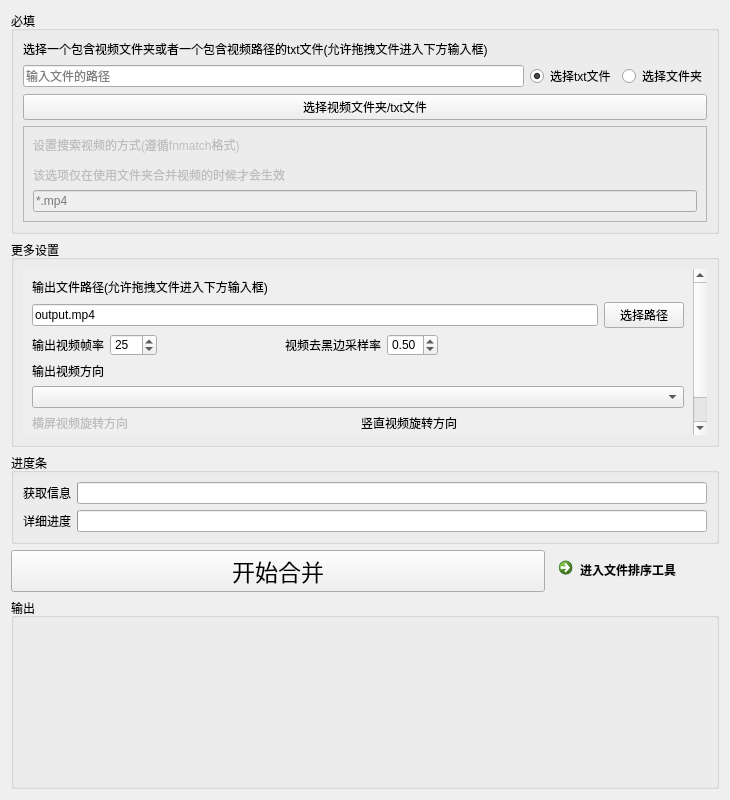
<?xml version="1.0" encoding="UTF-8"?>
<ui version="4.0">
 <class>Form</class>
 <widget class="QWidget" name="Form">
  <property name="geometry">
   <rect>
    <x>0</x>
    <y>0</y>
    <width>730</width>
    <height>800</height>
   </rect>
  </property>
  <property name="windowTitle">
   <string>视频合并工具</string>
  </property>
  <property name="toolTipDuration">
   <number>-1</number>
  </property>
  <property name="styleSheet">
   <string notr="true">QComboBox { color: rgb(0, 0, 0);
	alternate-background-color: rgb(255, 255, 255);
}
</string>
  </property>
  <layout class="QVBoxLayout" name="verticalLayout_12">
   <item>
    <widget class="QGroupBox" name="groupBox">
     <property name="title">
      <string>必填</string>
     </property>
     <layout class="QVBoxLayout" name="verticalLayout_3">
      <item>
       <layout class="QVBoxLayout" name="verticalLayout_2">
        <item>
         <widget class="QLabel" name="label_3">
          <property name="text">
           <string>选择一个包含视频文件夹或者一个包含视频路径的txt文件(允许拖拽文件进入下方输入框)</string>
          </property>
          <property name="buddy">
           <cstring>lineEdit</cstring>
          </property>
         </widget>
        </item>
        <item>
         <layout class="QHBoxLayout" name="horizontalLayout">
          <item>
           <widget class="FileDragAndDropLineEdit" name="lineEdit">
            <property name="toolTip">
             <string>&lt;html&gt;&lt;head/&gt;&lt;body&gt;&lt;p&gt;推荐使用导入txt的方式进行合并，能保证顺序不会出现错乱&lt;/p&gt;&lt;p&gt;通过点击下面的【文件排序工具】对视频进行排序，然后生成txt排序文件&lt;/p&gt;&lt;/body&gt;&lt;/html&gt;</string>
            </property>
            <property name="toolTipDuration">
             <number>-1</number>
            </property>
            <property name="dragEnabled">
             <bool>true</bool>
            </property>
            <property name="placeholderText">
             <string>输入文件的路径</string>
            </property>
           </widget>
          </item>
          <item>
           <widget class="QRadioButton" name="radioButton_2">
            <property name="text">
             <string>选择txt文件</string>
            </property>
            <property name="checked">
             <bool>true</bool>
            </property>
           </widget>
          </item>
          <item>
           <widget class="QRadioButton" name="radioButton">
            <property name="text">
             <string>选择文件夹</string>
            </property>
           </widget>
          </item>
         </layout>
        </item>
        <item>
         <widget class="QPushButton" name="pushButton_2">
          <property name="text">
           <string>选择视频文件夹/txt文件</string>
          </property>
         </widget>
        </item>
       </layout>
      </item>
      <item>
       <widget class="QFrame" name="frame">
        <property name="enabled">
         <bool>false</bool>
        </property>
        <property name="frameShape">
         <enum>QFrame::StyledPanel</enum>
        </property>
        <property name="frameShadow">
         <enum>QFrame::Raised</enum>
        </property>
        <layout class="QVBoxLayout" name="verticalLayout">
         <item>
          <widget class="QLabel" name="label_4">
           <property name="text">
            <string>&lt;html&gt;&lt;head/&gt;&lt;body&gt;&lt;p&gt;设置搜索视频的方式(遵循fnmatch格式)&lt;/p&gt;&lt;p&gt;该选项仅在使用文件夹合并视频的时候才会生效&lt;/p&gt;&lt;/body&gt;&lt;/html&gt;</string>
           </property>
           <property name="buddy">
            <cstring>lineEdit_2</cstring>
           </property>
          </widget>
         </item>
         <item>
          <widget class="QLineEdit" name="lineEdit_2">
           <property name="placeholderText">
            <string>*.mp4</string>
           </property>
          </widget>
         </item>
        </layout>
       </widget>
      </item>
     </layout>
    </widget>
   </item>
   <item>
    <widget class="QGroupBox" name="groupBox_2">
     <property name="title">
      <string>更多设置</string>
     </property>
     <layout class="QVBoxLayout" name="verticalLayout_4">
      <item>
       <widget class="QScrollArea" name="scrollArea">
        <property name="frameShape">
         <enum>QFrame::NoFrame</enum>
        </property>
        <property name="frameShadow">
         <enum>QFrame::Sunken</enum>
        </property>
        <property name="widgetResizable">
         <bool>true</bool>
        </property>
        <widget class="QWidget" name="scrollAreaWidgetContents">
         <property name="geometry">
          <rect>
           <x>0</x>
           <y>0</y>
           <width>692</width>
           <height>199</height>
          </rect>
         </property>
         <layout class="QVBoxLayout" name="verticalLayout_10">
          <item>
           <layout class="QVBoxLayout" name="verticalLayout_6">
            <item>
             <widget class="QLabel" name="label_5">
              <property name="sizePolicy">
               <sizepolicy hsizetype="Preferred" vsizetype="Fixed">
                <horstretch>0</horstretch>
                <verstretch>0</verstretch>
               </sizepolicy>
              </property>
              <property name="text">
               <string>输出文件路径(允许拖拽文件进入下方输入框)</string>
              </property>
              <property name="buddy">
               <cstring>lineEdit_3</cstring>
              </property>
             </widget>
            </item>
            <item>
             <layout class="QHBoxLayout" name="horizontalLayout_5">
              <item>
               <widget class="FileDragAndDropLineEdit" name="lineEdit_3">
                <property name="text">
                 <string>output.mp4</string>
                </property>
               </widget>
              </item>
              <item>
               <widget class="QPushButton" name="pushButton_3">
                <property name="text">
                 <string>选择路径</string>
                </property>
               </widget>
              </item>
             </layout>
            </item>
           </layout>
          </item>
          <item>
           <layout class="QHBoxLayout" name="horizontalLayout_8">
            <item>
             <layout class="QHBoxLayout" name="horizontalLayout_6">
              <item>
               <widget class="QLabel" name="label_6">
                <property name="sizePolicy">
                 <sizepolicy hsizetype="Fixed" vsizetype="Fixed">
                  <horstretch>0</horstretch>
                  <verstretch>0</verstretch>
                 </sizepolicy>
                </property>
                <property name="toolTip">
                 <string>&lt;html&gt;&lt;head/&gt;&lt;body&gt;&lt;p&gt;输出的视频将会被&lt;span style=&quot; font-weight:700;&quot;&gt;平滑抽帧&lt;/span&gt;或者&lt;span style=&quot; font-weight:700;&quot;&gt;平滑补帧&lt;/span&gt;到这个帧数&lt;/p&gt;&lt;p&gt;相比传统OpenCv的抽帧和补帧，该软件采用特殊的平滑抽帧和补帧从全局进行补帧或者抽帧，能&lt;span style=&quot; font-weight:700;&quot;&gt;最大程度的保证视频流畅和连贯&lt;/span&gt;&lt;/p&gt;&lt;/body&gt;&lt;/html&gt;</string>
                </property>
                <property name="text">
                 <string>输出视频帧率</string>
                </property>
                <property name="buddy">
                 <cstring>spinBox</cstring>
                </property>
               </widget>
              </item>
              <item>
               <widget class="QSpinBox" name="spinBox">
                <property name="sizePolicy">
                 <sizepolicy hsizetype="Fixed" vsizetype="Fixed">
                  <horstretch>0</horstretch>
                  <verstretch>0</verstretch>
                 </sizepolicy>
                </property>
                <property name="toolTip">
                 <string>&lt;html&gt;&lt;head/&gt;&lt;body&gt;&lt;p&gt;输出的视频将会被&lt;span style=&quot; font-weight:700;&quot;&gt;平滑抽帧&lt;/span&gt;或者&lt;span style=&quot; font-weight:700;&quot;&gt;平滑补帧&lt;/span&gt;到这个帧数&lt;/p&gt;&lt;p&gt;相比传统OpenCv的抽帧和补帧，该软件采用特殊的平滑抽帧和补帧从全局进行补帧或者抽帧，能&lt;span style=&quot; font-weight:700;&quot;&gt;最大程度的保证视频流畅和连贯&lt;/span&gt;&lt;/p&gt;&lt;/body&gt;&lt;/html&gt;</string>
                </property>
                <property name="maximum">
                 <number>200</number>
                </property>
                <property name="value">
                 <number>25</number>
                </property>
               </widget>
              </item>
              <item>
               <spacer name="horizontalSpacer">
                <property name="orientation">
                 <enum>Qt::Horizontal</enum>
                </property>
                <property name="sizeHint" stdset="0">
                 <size>
                  <width>40</width>
                  <height>20</height>
                 </size>
                </property>
               </spacer>
              </item>
             </layout>
            </item>
            <item>
             <layout class="QHBoxLayout" name="horizontalLayout_7">
              <item>
               <widget class="QLabel" name="label_7">
                <property name="sizePolicy">
                 <sizepolicy hsizetype="Fixed" vsizetype="Fixed">
                  <horstretch>0</horstretch>
                  <verstretch>0</verstretch>
                 </sizepolicy>
                </property>
                <property name="toolTip">
                 <string>&lt;html&gt;&lt;head/&gt;&lt;body&gt;&lt;p&gt;&lt;span style=&quot; font-weight:700;&quot;&gt;软件采用自研去黑边算法，自动识别并去除边角Logo，字幕，动态图标等，能精准获取主体画面&lt;/span&gt;，相比传统算法提取主体画面的速度&lt;span style=&quot; font-weight:700;&quot;&gt;提高5倍以上&lt;/span&gt;(霍夫,非极大值抑制)&lt;/p&gt;&lt;p&gt;&lt;br/&gt;&lt;/p&gt;&lt;p&gt;该取值是从画面中进行采样的比例,0表示完全关闭去黑边功能,1表示去黑边功能最大化,适合您的视频较暗或者边缘未能完全去除的情况，数值越大去黑边效果越好，速度越慢&lt;/p&gt;&lt;/body&gt;&lt;/html&gt;</string>
                </property>
                <property name="text">
                 <string>视频去黑边采样率</string>
                </property>
                <property name="buddy">
                 <cstring>doubleSpinBox</cstring>
                </property>
               </widget>
              </item>
              <item>
               <widget class="QDoubleSpinBox" name="doubleSpinBox">
                <property name="sizePolicy">
                 <sizepolicy hsizetype="Fixed" vsizetype="Fixed">
                  <horstretch>0</horstretch>
                  <verstretch>0</verstretch>
                 </sizepolicy>
                </property>
                <property name="toolTip">
                 <string>&lt;html&gt;&lt;head/&gt;&lt;body&gt;&lt;p&gt;&lt;span style=&quot; font-weight:700;&quot;&gt;软件采用自研去黑边算法，自动识别并去除边角Logo，字幕，动态图标等，能精准获取主体画面&lt;/span&gt;，相比传统算法提取主体画面的速度&lt;span style=&quot; font-weight:700;&quot;&gt;提高5倍以上&lt;/span&gt;(霍夫,非极大值抑制)&lt;/p&gt;&lt;p&gt;&lt;br/&gt;&lt;/p&gt;&lt;p&gt;该取值是从画面中进行采样的比例,0表示完全关闭去黑边功能,1表示去黑边功能最大化,适合您的视频较暗或者边缘未能完全去除的情况，数值越大去黑边效果越好，速度越慢&lt;/p&gt;&lt;/body&gt;&lt;/html&gt;</string>
                </property>
                <property name="maximum">
                 <double>1.000000000000000</double>
                </property>
                <property name="singleStep">
                 <double>0.050000000000000</double>
                </property>
                <property name="value">
                 <double>0.500000000000000</double>
                </property>
               </widget>
              </item>
             </layout>
            </item>
            <item>
             <spacer name="horizontalSpacer_2">
              <property name="orientation">
               <enum>Qt::Horizontal</enum>
              </property>
              <property name="sizeHint" stdset="0">
               <size>
                <width>40</width>
                <height>20</height>
               </size>
              </property>
             </spacer>
            </item>
           </layout>
          </item>
          <item>
           <layout class="QVBoxLayout" name="verticalLayout_7">
            <item>
             <widget class="QLabel" name="label_8">
              <property name="sizePolicy">
               <sizepolicy hsizetype="Preferred" vsizetype="Fixed">
                <horstretch>0</horstretch>
                <verstretch>0</verstretch>
               </sizepolicy>
              </property>
              <property name="toolTip">
               <string>&lt;html&gt;&lt;head/&gt;&lt;body&gt;&lt;p&gt;选择输出视频的方向,软件会自动将所有的视频转换成该方向&lt;/p&gt;&lt;/body&gt;&lt;/html&gt;</string>
              </property>
              <property name="text">
               <string>输出视频方向</string>
              </property>
              <property name="buddy">
               <cstring>comboBox</cstring>
              </property>
             </widget>
            </item>
            <item>
             <widget class="QComboBox" name="comboBox">
              <property name="toolTip">
               <string>&lt;html&gt;&lt;head/&gt;&lt;body&gt;&lt;p&gt;选择输出视频的方向,软件会自动将所有的视频转换成该方向&lt;/p&gt;&lt;/body&gt;&lt;/html&gt;</string>
              </property>
              <property name="currentIndex">
               <number>-1</number>
              </property>
              <property name="placeholderText">
               <string/>
              </property>
             </widget>
            </item>
           </layout>
          </item>
          <item>
           <layout class="QHBoxLayout" name="horizontalLayout_9">
            <item>
             <layout class="QVBoxLayout" name="verticalLayout_8">
              <item>
               <widget class="QLabel" name="label_9">
                <property name="enabled">
                 <bool>false</bool>
                </property>
                <property name="sizePolicy">
                 <sizepolicy hsizetype="Preferred" vsizetype="Fixed">
                  <horstretch>0</horstretch>
                  <verstretch>0</verstretch>
                 </sizepolicy>
                </property>
                <property name="toolTip">
                 <string>如果您选择了竖屏，那么请选择该选项让程序知道您要处理您的横屏视频
如果您的横屏视频只需要顺时针旋转90°就能变成竖屏则在此处选择顺时针旋转90°
注意，如果您旋转出错您的画面会出现更大的黑边</string>
                </property>
                <property name="text">
                 <string>横屏视频旋转方向</string>
                </property>
                <property name="buddy">
                 <cstring>comboBox_2</cstring>
                </property>
               </widget>
              </item>
              <item>
               <widget class="QComboBox" name="comboBox_2">
                <property name="enabled">
                 <bool>false</bool>
                </property>
                <property name="toolTip">
                 <string>&lt;html&gt;&lt;head/&gt;&lt;body&gt;&lt;p&gt;如果您选择了竖屏，那么请选择该选项让程序知道您要处理您的横屏视频&lt;/p&gt;&lt;p&gt;如果您的横屏视频只需要顺时针旋转90°就能变成竖屏则在此处选择顺时针旋转90°&lt;/p&gt;&lt;p&gt;&lt;span style=&quot; font-weight:700;&quot;&gt;注意，如果您旋转出错您的画面会出现更大的黑边&lt;/span&gt;&lt;/p&gt;&lt;/body&gt;&lt;/html&gt;</string>
                </property>
                <property name="placeholderText">
                 <string/>
                </property>
               </widget>
              </item>
             </layout>
            </item>
            <item>
             <layout class="QVBoxLayout" name="verticalLayout_9">
              <item>
               <widget class="QLabel" name="label_10">
                <property name="sizePolicy">
                 <sizepolicy hsizetype="Preferred" vsizetype="Fixed">
                  <horstretch>0</horstretch>
                  <verstretch>0</verstretch>
                 </sizepolicy>
                </property>
                <property name="toolTip">
                 <string>如果您选择了横屏，那么请选择该选项让程序知道您要处理您的竖屏视频
如果您的竖屏视频只需要顺时针旋转90°就能变成横屏则在此处选择顺时针旋转90°
注意，如果您旋转出错您的画面会出现更大的黑边</string>
                </property>
                <property name="text">
                 <string>竖直视频旋转方向</string>
                </property>
                <property name="buddy">
                 <cstring>comboBox_3</cstring>
                </property>
               </widget>
              </item>
              <item>
               <widget class="QComboBox" name="comboBox_3">
                <property name="toolTip">
                 <string>&lt;html&gt;&lt;head/&gt;&lt;body&gt;&lt;p&gt;如果您选择了横屏，那么请选择该选项让程序知道您要处理您的竖屏视频&lt;/p&gt;&lt;p&gt;如果您的竖屏视频只需要顺时针旋转90°就能变成横屏则在此处选择顺时针旋转90°&lt;/p&gt;&lt;p&gt;&lt;span style=&quot; font-weight:700;&quot;&gt;注意，如果您旋转出错您的画面会出现更大的黑边&lt;/span&gt;&lt;/p&gt;&lt;/body&gt;&lt;/html&gt;</string>
                </property>
               </widget>
              </item>
             </layout>
            </item>
           </layout>
          </item>
         </layout>
        </widget>
       </widget>
      </item>
     </layout>
    </widget>
   </item>
   <item>
    <widget class="QGroupBox" name="groupBox_4">
     <property name="title">
      <string>进度条</string>
     </property>
     <layout class="QVBoxLayout" name="verticalLayout_5">
      <item>
       <layout class="QHBoxLayout" name="horizontalLayout_2">
        <item>
         <widget class="QLabel" name="label">
          <property name="text">
           <string>获取信息</string>
          </property>
         </widget>
        </item>
        <item>
         <widget class="QProgressBar" name="progressBar">
          <property name="minimum">
           <number>1</number>
          </property>
          <property name="maximum">
           <number>1</number>
          </property>
          <property name="value">
           <number>0</number>
          </property>
          <property name="textVisible">
           <bool>true</bool>
          </property>
          <property name="format">
           <string>(%v/%m) %p%</string>
          </property>
         </widget>
        </item>
       </layout>
      </item>
      <item>
       <layout class="QHBoxLayout" name="horizontalLayout_3">
        <item>
         <widget class="QLabel" name="label_2">
          <property name="text">
           <string>详细进度</string>
          </property>
         </widget>
        </item>
        <item>
         <widget class="QProgressBar" name="progressBar_2">
          <property name="minimum">
           <number>1</number>
          </property>
          <property name="maximum">
           <number>1</number>
          </property>
          <property name="value">
           <number>0</number>
          </property>
          <property name="format">
           <string>(%v/%m) %p%</string>
          </property>
         </widget>
        </item>
       </layout>
      </item>
     </layout>
    </widget>
   </item>
   <item>
    <layout class="QHBoxLayout" name="horizontalLayout_4">
     <item>
      <widget class="QPushButton" name="pushButton">
       <property name="font">
        <font>
         <pointsize>17</pointsize>
        </font>
       </property>
       <property name="text">
        <string>开始合并</string>
       </property>
      </widget>
     </item>
     <item>
      <widget class="QCommandLinkButton" name="commandLinkButton">
       <property name="sizePolicy">
        <sizepolicy hsizetype="Fixed" vsizetype="Preferred">
         <horstretch>0</horstretch>
         <verstretch>0</verstretch>
        </sizepolicy>
       </property>
       <property name="text">
        <string>进入文件排序工具</string>
       </property>
      </widget>
     </item>
    </layout>
   </item>
   <item>
    <widget class="QGroupBox" name="groupBox_3">
     <property name="title">
      <string>输出</string>
     </property>
     <layout class="QVBoxLayout" name="verticalLayout_11">
      <item>
       <widget class="CMDTextEdit" name="widget" native="true">
        <property name="minimumSize">
         <size>
          <width>0</width>
          <height>150</height>
         </size>
        </property>
       </widget>
      </item>
     </layout>
    </widget>
   </item>
  </layout>
 </widget>
 <customwidgets>
  <customwidget>
   <class>FileDragAndDropLineEdit</class>
   <extends>QLineEdit</extends>
   <header>src.components.file_drag_and_drop_lineedit</header>
  </customwidget>
  <customwidget>
   <class>CMDTextEdit</class>
   <extends>QWidget</extends>
   <header>src.components.cmd_text_edit</header>
   <container>1</container>
  </customwidget>
 </customwidgets>
 <tabstops>
  <tabstop>lineEdit</tabstop>
  <tabstop>radioButton_2</tabstop>
  <tabstop>radioButton</tabstop>
  <tabstop>pushButton_2</tabstop>
  <tabstop>lineEdit_2</tabstop>
  <tabstop>scrollArea</tabstop>
  <tabstop>lineEdit_3</tabstop>
  <tabstop>pushButton_3</tabstop>
  <tabstop>spinBox</tabstop>
  <tabstop>doubleSpinBox</tabstop>
  <tabstop>comboBox</tabstop>
  <tabstop>comboBox_2</tabstop>
  <tabstop>comboBox_3</tabstop>
  <tabstop>pushButton</tabstop>
  <tabstop>commandLinkButton</tabstop>
 </tabstops>
 <resources/>
 <connections>
  <connection>
   <sender>radioButton_2</sender>
   <signal>clicked(bool)</signal>
   <receiver>frame</receiver>
   <slot>setDisabled(bool)</slot>
   <hints>
    <hint type="sourcelabel">
     <x>801</x>
     <y>69</y>
    </hint>
    <hint type="destinationlabel">
     <x>700</x>
     <y>130</y>
    </hint>
   </hints>
  </connection>
  <connection>
   <sender>radioButton</sender>
   <signal>clicked(bool)</signal>
   <receiver>frame</receiver>
   <slot>setEnabled(bool)</slot>
   <hints>
    <hint type="sourcelabel">
     <x>874</x>
     <y>71</y>
    </hint>
    <hint type="destinationlabel">
     <x>757</x>
     <y>131</y>
    </hint>
   </hints>
  </connection>
 </connections>
</ui>
